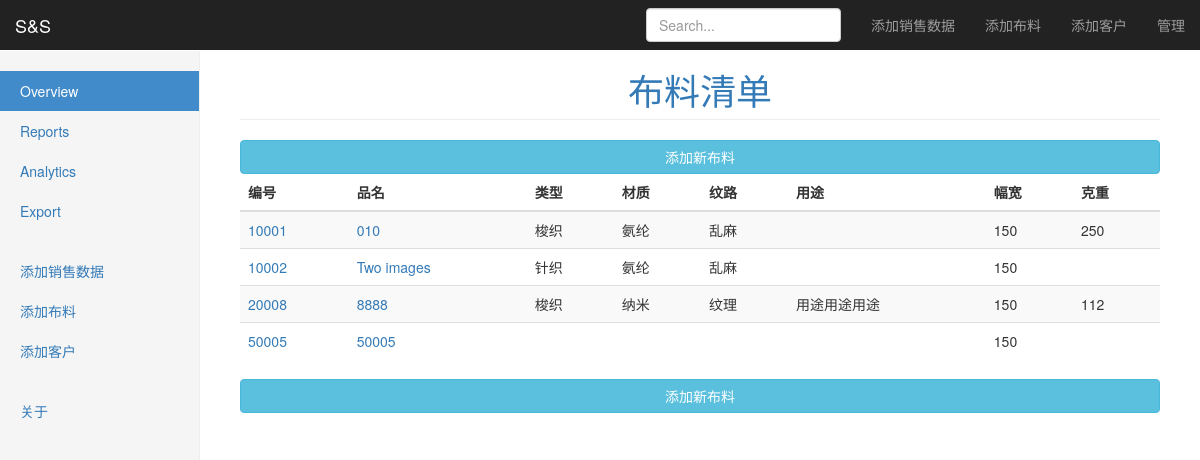
Before: / with the older database file.
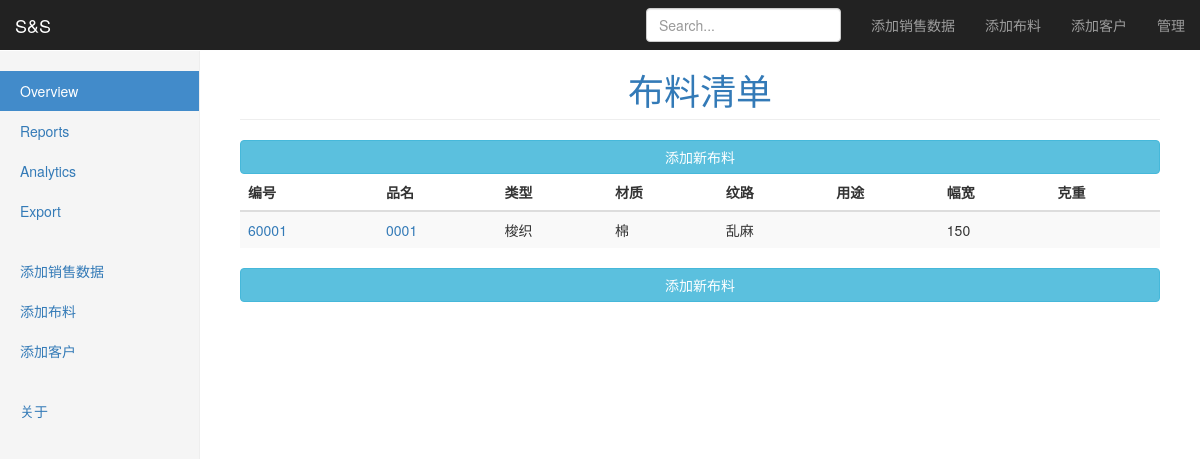
After: the same page with the newer database file.
### record/models.py (models this page shows, shortened)
class Cloth(models.Model):
    cloth_code = models.CharField(max_length=20)
    cloth_name = models.CharField(max_length=20)
    used_for = models.CharField(max_length=100, blank=True, null=True)
    category = models.ForeignKey(CategoryOfCloth, on_delete=models.SET_NULL, blank=True, null=True)
    texture = models.ForeignKey(TextureOfCloth, on_delete=models.SET_NULL, blank=True, null=True)
    material = models.ForeignKey(MaterialOfCloth, on_delete=models.SET_NULL, blank=True, null=True)
    breadth = models.IntegerField(blank=True, null=True)
    grams_per_m2 = models.IntegerField(blank=True, null=True)
    description = models.TextField(max_length=1000, blank=True, null=True)
    added_time = models.DateTimeField(auto_now_add=True)
    timestamp = models.DateTimeField(auto_now=True)

class CategoryOfCloth(models.Model):
    category_name = models.CharField(max_length=20, unique=True)
    description = models.CharField(max_length=100, blank=True, null=True)
    timestamp = models.DateTimeField(auto_now=True)
    def __str__(self):
        return self.category_name

class MaterialOfCloth(models.Model):
    material_name = models.CharField(max_length=20, unique=True)
    description = models.CharField(max_length=100, blank=True, null=True)
    timestamp = models.DateTimeField(auto_now=True)
    def __str__(self):
        return self.material_name

class TextureOfCloth(models.Model):
    texture_name = models.CharField(max_length=20, unique=True)
    description = models.CharField(max_length=100, blank=True, null=True)
    timestamp = models.DateTimeField(auto_now=True)
    def __str__(self):
        return self.texture_name

### record/views.py (the view)
# urls.py: url(r'^$', ClothListView.as_view(), name='cloth_list'),
class ClothListView(View):
    template_name = 'record/cloth_list.html'
    def get(self, request):
        cloth_list = Cloth.objects.all()
        context = {
            'cloth_list': cloth_list,
        }
        return render(request, self.template_name, context)

### record/templates/record/cloth_list.html (shortened to what this page needs)
{% extends "base.html" %}
{% block content %}
  <h1 class="page-header" align="center"><span class="text-primary">布料清单</span></h1>
  <a href="{% url 'record:cloth_add' %}" class="btn btn-info btn-block" role="button">添加新布料</a>
  <div class="table-responsive">
    <table class="table table-striped table-hover">
      <thead>
      <tr>
        <th>编号</th>
        <th>品名</th>
        <th>类型</th>
        <th>材质</th>
        <th>纹路</th>
        <th>用途</th>
        <th>幅宽</th>
        <th>克重</th>
      </tr>
      </thead>
      <tbody>
      {% for cloth in cloth_list %}
        <tr>
          <td><a href="{% url 'record:cloth_detail' cloth.pk %}">{{ cloth.cloth_code }}</a></td>
          <td><a href="{% url 'record:cloth_detail' cloth.pk %}">{{ cloth.cloth_name }}</a></td>
          <td>{% if cloth.category %}{{ cloth.category }} {% endif %}</td>
          <td>{% if cloth.material %}{{ cloth.material }} {% endif %}</td>
          <td>{% if cloth.texture %}{{ cloth.texture }} {% endif %}</td>
          <td>{% if cloth.used_for %}{{ cloth.used_for }} {% endif %}</td>
          <td>{% if cloth.breadth %}{{ cloth.breadth }} {% endif %}</td>
          <td>{% if cloth.grams_per_m2 %}{{ cloth.grams_per_m2 }} {% endif %}</td>
        </tr>
      {% endfor %}
      </tbody>
    </table>
  </div>
  <a href="{% url 'record:cloth_add' %}" class="btn btn-info btn-block" role="button">添加新布料</a>
{% endblock %}

### templates/base.html (shortened to what this page needs)
<!DOCTYPE html>
{% load static %}
{% load staticfiles %}
<html lang="en">
<head>
  <link rel="stylesheet" href="{% static 'css/bootstrap.min.css' %}"/>
  <link rel="stylesheet" href="{% static 'css/dashboard.css' %}"/>
</head>
<body>
<nav class="navbar navbar-inverse navbar-fixed-top">
  <div class="container-fluid">
    <div class="navbar-header">
      <a class="navbar-brand" href="{% url 'record:cloth_list' %}">S&S</a>
    </div>
    <div id="navbar" class="navbar-collapse collapse">
      <ul class="nav navbar-nav navbar-right">
        <li><a href="{% url 'record:order_add' %}">添加销售数据</a></li>
        <li><a href="{% url 'record:cloth_add' %}">添加布料</a></li>
        <li><a href="{% url 'record:entity_add' %}">添加客户</a></li>
        <li><a href="/admin">管理</a></li>
      </ul>
      <form class="navbar-form navbar-right" action="{% url 'record:order_list' %}" method="get">
        <input type="text" class="form-control" placeholder="Search...">
      </form>
    </div>
  </div>
</nav>
<div class="container-fluid">
  <div class="row">
    <div class="col-sm-3 col-md-2 sidebar">
      <ul class="nav nav-sidebar">
        <li class="active"><a href="{% url 'record:cloth_list' %}">Overview </a></li>
        <li><a href="{% url 'report:show' %}">Reports</a></li>
        <li><a href="#">Analytics</a></li>
        <li><a href="#">Export</a></li>
      </ul>
      <ul class="nav nav-sidebar">
        <li><a href="{% url 'record:order_add' %}">添加销售数据</a></li>
        <li><a href="{% url 'record:cloth_add' %}">添加布料</a></li>
        <li><a href="{% url 'record:entity_add' %}">添加客户</a></li>
      </ul>
      <ul class="nav nav-sidebar">
        <li><a href="#">关于</a></li>
      </ul>
    </div>
    <div class="col-sm-9 col-sm-offset-3 col-md-10 col-md-offset-2 main">
      {% block content %} {% endblock %}
    </div>
  </div>
</div>
</body>
</html>

### static/css/dashboard.css (style rules this page uses)
body { padding-top: 50px; }
.navbar-fixed-top { border: 0; }
.sidebar { display: none; }
@media (min-width: 768px) { .sidebar { position: fixed; top: 51px; bottom: 0; left: 0; z-index: 1000; display: block; padding: 20px; overflow-x: hidden; overflow-y: auto; background-color: #f5f5f5; border-right: 1px solid #eee; } }
.nav-sidebar { margin-right: -21px; margin-bottom: 20px; margin-left: -20px; }
.nav-sidebar > li > a { padding-right: 20px; padding-left: 20px; }
.nav-sidebar > .active > a, .nav-sidebar > .active > a:hover, .nav-sidebar > .active > a:focus { color: #fff; background-color: #428bca; }
.main { padding: 20px; }
@media (min-width: 768px) { .main { padding-right: 40px; padding-left: 40px; } }
.main .page-header { margin-top: 0; }

Changed rows visible on the page:
removed Cloth: cloth_code "10001", cloth_name "010", category "梭织", material "氨纶", texture "乱麻", breadth "150", grams_per_m2 "250"
removed Cloth: cloth_code "10002", cloth_name "Two images", category "针织", material "氨纶", texture "乱麻", breadth "150"
removed Cloth: cloth_code "20008", cloth_name "8888", category "梭织", material "纳米", texture "纹理", used_for "用途用途用途", breadth "150", grams_per_m2 "112"
removed Cloth: cloth_code "50005", cloth_name "50005", breadth "150"
added Cloth: cloth_code "60001", cloth_name "0001", category "梭织", material "棉", texture "乱麻", breadth "150"
